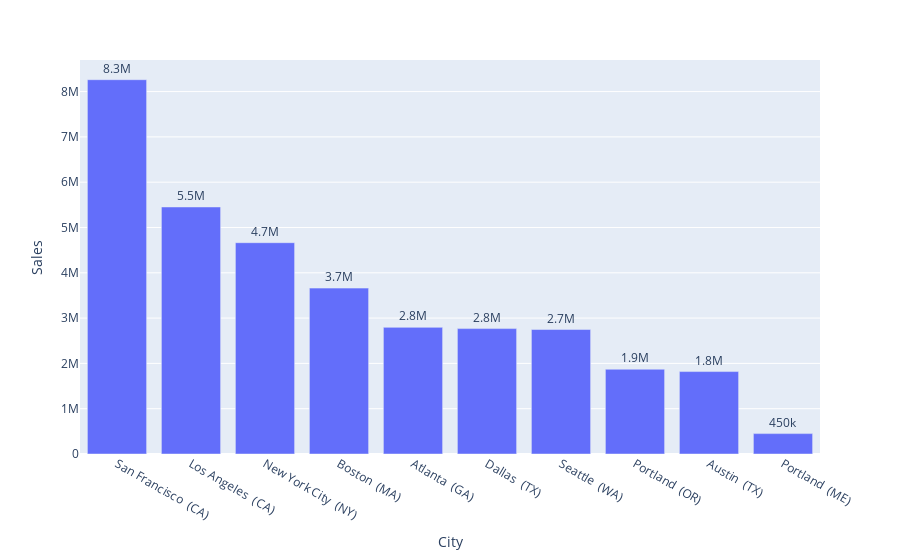

This figure's notebook cell:
### Code cell
fig = px.bar(city_sales, x=city_sales.index, y='Sales', text='Sales')
fig.update_traces(texttemplate='%{text:.2s}', textposition='outside')
fig.update_layout(uniformtext_minsize=8, uniformtext_mode='hide')
fig.show()

### Figure 1 — Plotly figure (JSON) as saved in the notebook; plotly's stock layout.template omitted (floating-point values rounded to 4 significant figures)
{"data": [{"alignmentgroup": "True", "hovertemplate": "City=%{x}<br>Sales=%{text}<extra></extra>", "legendgroup": "", "marker": {"color": "#636efa", "pattern": {"shape": ""}}, "name": "", "offsetgroup": "", "orientation": "v", "showlegend": false, "text": [8262000.0, 5453000.0, 4664000.0, 3662000.0, 2795000.0, 2768000.0, 2748000.0, 1871000.0, 1820000.0, 449800.0], "textposition": "outside", "texttemplate": "%{text:.2s}", "type": "bar", "x": ["San Francisco  (CA)", "Los Angeles  (CA)", "New York City  (NY)", "Boston  (MA)", "Atlanta  (GA)", "Dallas  (TX)", "Seattle  (WA)", "Portland  (OR)", "Austin  (TX)", "Portland  (ME)"], "xaxis": "x", "y": [8262000.0, 5453000.0, 4664000.0, 3662000.0, 2795000.0, 2768000.0, 2748000.0, 1871000.0, 1820000.0, 449800.0], "yaxis": "y"}], "layout": {"barmode": "relative", "legend": {"tracegroupgap": 0}, "margin": {"t": 60}, "uniformtext": {"minsize": 8, "mode": "hide"}, "xaxis": {"anchor": "y", "domain": [0, 1], "title": {"text": "City"}}, "yaxis": {"anchor": "x", "domain": [0, 1], "title": {"text": "Sales"}}}}
